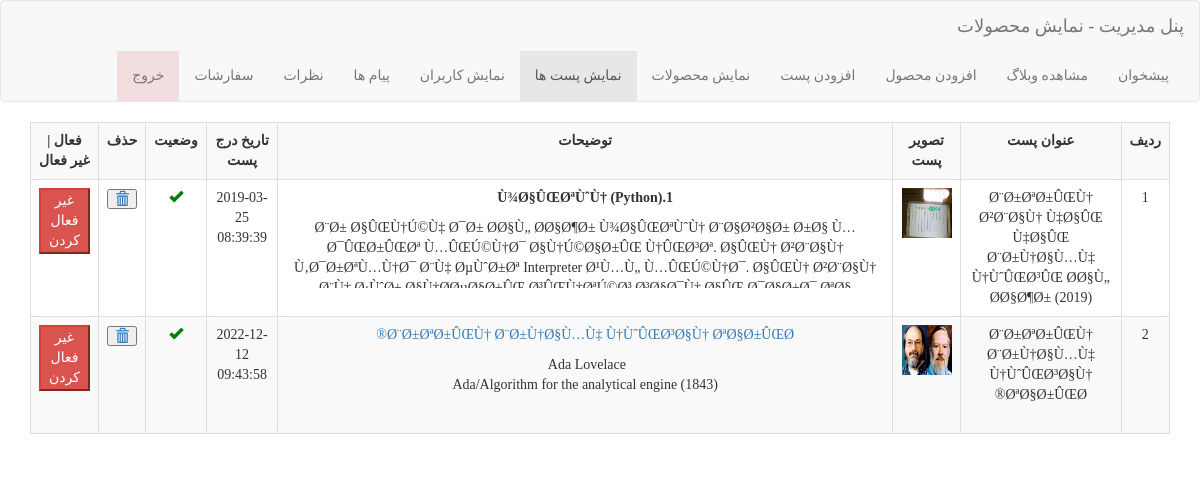
/admin/Show-Posts.php (signed in), run on the app's committed database.
### tables this page shows
CREATE TABLE IF NOT EXISTS `blog` (
  `id` int(11) NOT NULL AUTO_INCREMENT,
  `title` varchar(255) NOT NULL,
  `image` text NOT NULL,
  `description` text NOT NULL,
  `ctime` timestamp NOT NULL,
  `status` varchar(255) NOT NULL DEFAULT '0',
  PRIMARY KEY (`id`)
);

### admin/Show-Posts.php (the view, shortened to what this page needs)
<!DOCTYPE html>
<html dir="rtl" lang="fa">
<head>
    <link rel="stylesheet" href="../bootstrap/css/bootstrap.rtl.css"/>
</head>
<body>
<nav class="navbar navbar-default">
    <div class="container-fluid">
        <div class="navbar-header">
            <a class="navbar-brand" href="Show-Users.php">پنل مدیریت - نمایش محصولات</a>
        </div>
        <ul class="nav navbar-nav">
            <li><a href="index.php">پیشخوان</a></li>
            <li><a href="../Blog.php">مشاهده وبلاگ</a></li>
            <li><a href="Add-Product.php">افزودن محصول</a></li>
            <li><a href="Add-Post.php">افزودن پست</a></li>
            <li><a href="Show-Products.php">نمایش محصولات</a></li>
            <li class="active"><a href="Show-Posts.php">نمایش پست ها</a></li>
            <li><a href="Show-Users.php">نمایش کاربران</a></li>
            <li><a href="Show-ContactUs.php">پیام ها</a></li>
            <li><a href="Show-Messages.php">نظرات</a></li>
            <li><a href="order.php">سفارشات</a></li>
            <li class="bg-danger"><a href="../delete-session.php">خروج</a></li>
        </ul>
    </div>
</nav>
    <div class="container">
            <table class="table table-bordered table-responsive table-striped">
                <tr>
                    <th>ردیف</th>
                    <th>عنوان پست</th>
                    <th>تصویر پست</th>
                    <th>توضیحات</th>
                    <th>تاریخ درج پست</th>
                    <th>وضعیت</th>
                    <th>حذف</th>
                    <th>فعال | غیر فعال</th>
                </tr>
                <?php
                $conn = mysqli_connect("localhost","root","","shop");
                $sql = "SELECT * FROM blog";
                $query = mysqli_query($conn,$sql);
                $num = 1;
                while ($row = mysqli_fetch_assoc($query)):
                    ?>
                    <tr>
                        <td><?php echo $num++;?></td>
                        <td><?php echo $row['title'];?></td>
                        <td><img style='width: 50px;height: 50px;' src="<?php echo 'images/'.$row['image'];?>" alt=""></td>
                        <td><div style="overflow: scroll;height: 100px;"><?php echo $row['description'];?></div></td>
                        <td><?php echo $row['ctime'];?></td>
                        <?php if($row['status'] == 1):?>
                            <td><span style="color: green;" class="glyphicon glyphicon-ok"></span></td>
                        <?php endif;?>
                        <td>
                            <a href="Delete.php?ppid=<?php echo $row['id'];?>">
                                <button class="glyphicon glyphicon-trash" type="button" value="delete">
                                </button>
                            </a>
                        </td>
                        <?php
                        if($row['status'] == 1):?>
                            <td>
                                <a href="Status-Users.php?ppdid=<?php echo $row['id'];?>"><button class="btn-danger">غیر فعال کردن </button></a>
                            </td>
                        <?php endif;?>
                    </tr>
                    <?php
                endwhile;
                ?>
            </table>
        </div>
</body>
</html>

### admin/Show-Posts.php (style rules this page uses)
* { font-family: yekan; }
th,tr,td { border: 1px solid black; border-collapse: collapse; text-align: center; padding: 10px 10px; border-radius: 5px; }
th,td { text-align: center; }

### data on the page
blog: title "Ø¨Ø±ØªØ±ÛŒÙ† Ø²Ø¨Ø§Ù† Ù‡Ø§ÛŒ Ù‡Ø§ÛŒ Ø¨Ø±Ù†Ø§Ù…Ù‡ Ù†ÙˆÛŒØ³ÛŒ Ø­Ø§Ù„ Ø­Ø§Ø¶Ø± (2019)", image (picture), description "1.Ù¾Ø§ÛŒØªÙˆÙ† (Python) Ø¨Ø± Ø§ÛŒÙ†Ú©Ù‡ Ø¯Ø± Ø­Ø§Ù„ Ø­Ø§Ø¶Ø± Ù¾Ø§ÛŒØªÙˆÙ† Ø¨Ø§Ø²Ø§Ø± Ø±Ø§ Ù…Ø¯ÛŒØ±ÛŒØª Ù…ÛŒÚ©Ù†Ø¯ Ø§Ù†Ú©Ø§Ø±ÛŒ Ù†ÛŒØ³Øª. Ø§ÛŒÙ† Ø²Ø¨Ø§Ù† Ù‚Ø¯Ø±ØªÙ…Ù†Ø¯ Ø¨Ù‡ ØµÙˆØ±Øª Interpreter Ø¹Ù…Ù„ Ù…ÛŒÚ©Ù†Ø¯. Ø§ÛŒÙ† Ø²Ø¨Ø§Ù†…", ctime "2019-03-25 08:39:39", status "1" (drawn)
blog: title "Ø¨Ø±ØªØ±ÛŒÙ† Ø¨Ø±Ù†Ø§Ù…Ù‡ Ù†ÙˆÛŒØ³Ø§Ù† ØªØ§Ø±ÛŒØ®", image (picture), description "Ø¨Ø±ØªØ±ÛŒÙ† Ø¨Ø±Ù†Ø§Ù…Ù‡ Ù†ÙˆÛŒØ³Ø§Ù† ØªØ§Ø±ÛŒØ® Ada/Algorithm for the analytical engine (1843)", ctime "2022-12-12 09:43:58", status "1" (drawn)
